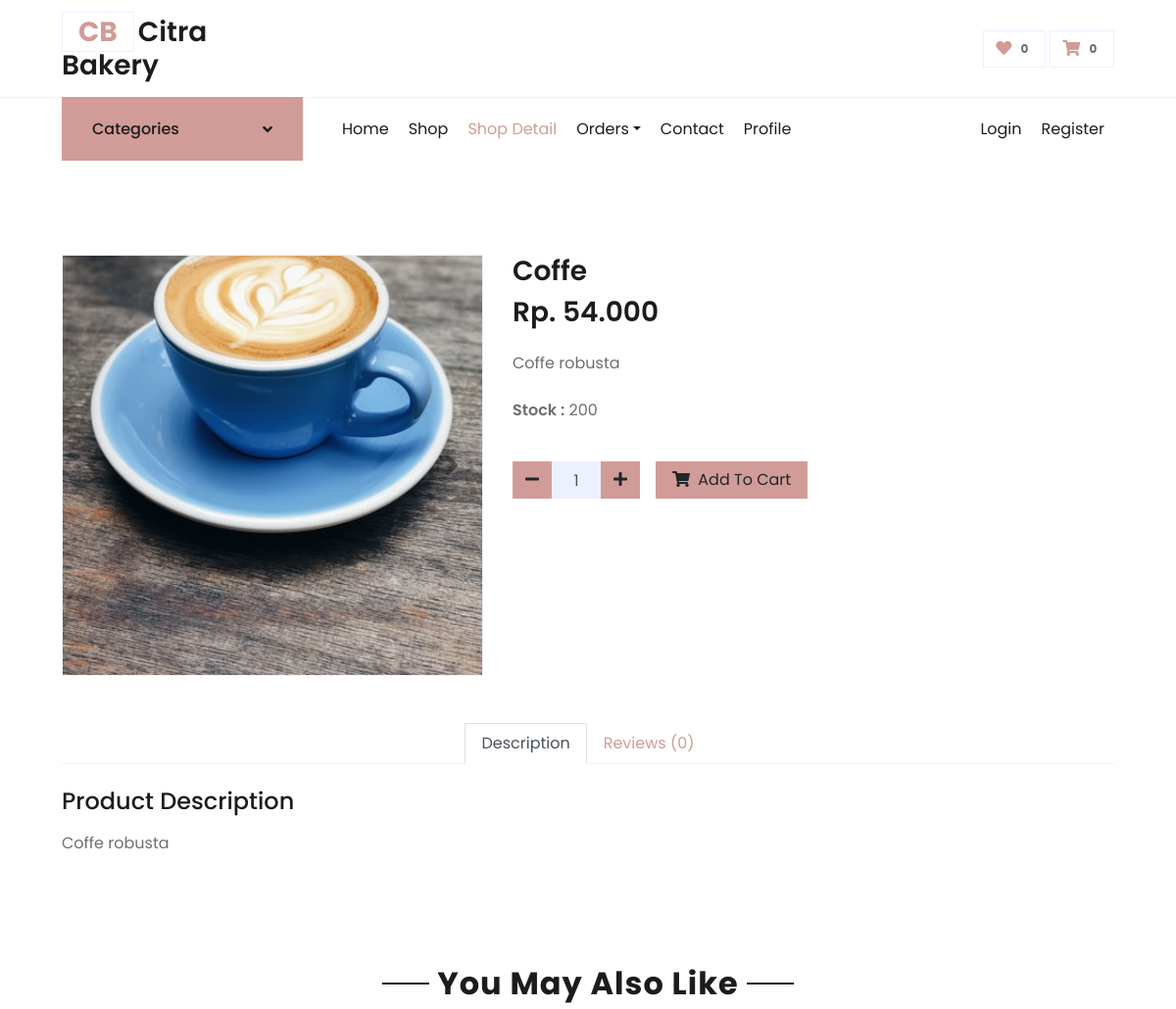
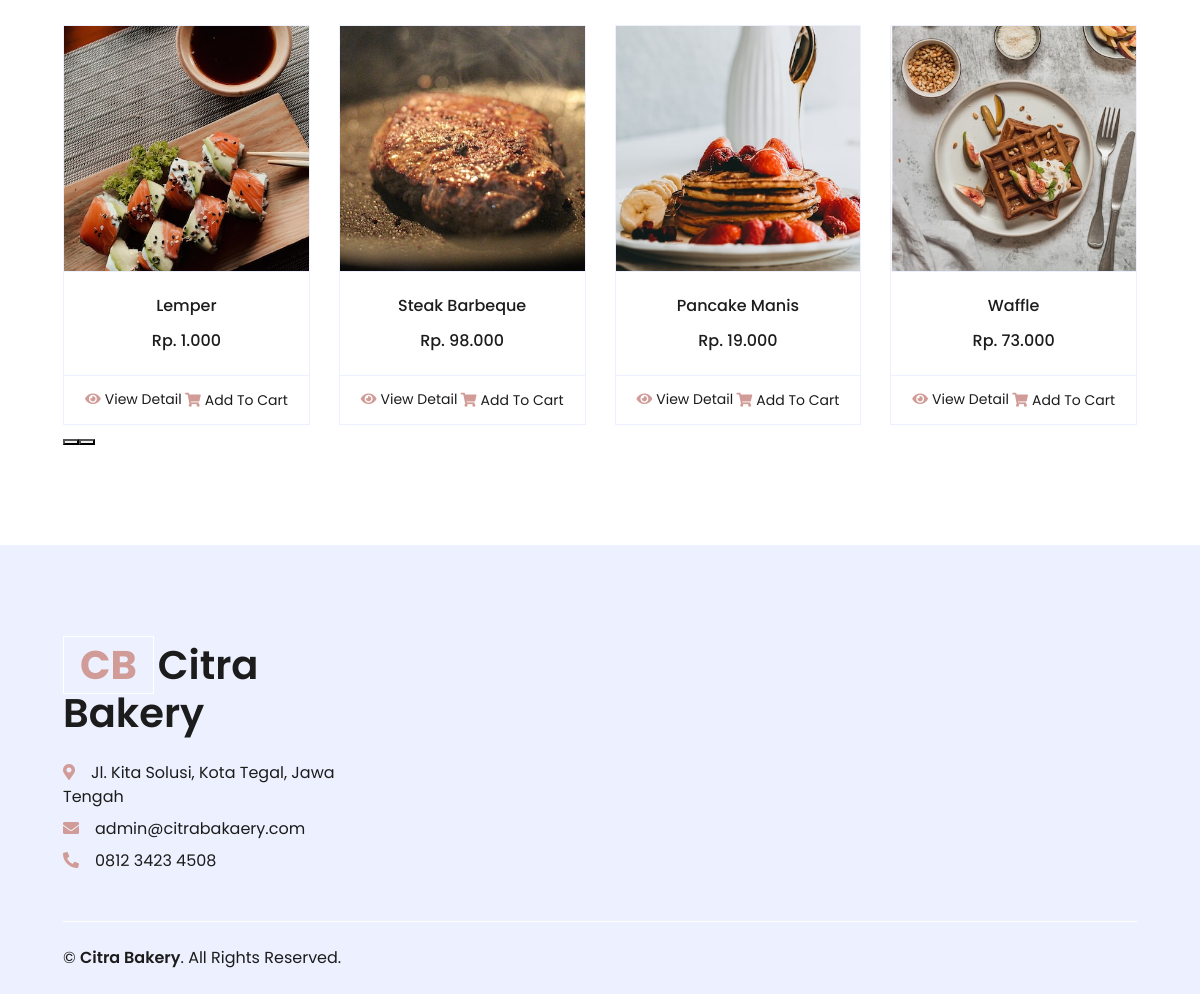
Page /detail/13 on the committed database (2 pictures, top to bottom).
### tables this page shows
CREATE TABLE `gambar` (
  `id` int(11) NOT NULL,
  `idMenu` int(11) NOT NULL,
  `gambar` text NOT NULL,
  `createdAt` timestamp NOT NULL DEFAULT current_timestamp(),
  `updatedAt` timestamp NULL DEFAULT NULL ON UPDATE current_timestamp()
);

CREATE TABLE `menu` (
  `id` int(11) NOT NULL,
  `kategori_id` int(11) NOT NULL,
  `nama_menu` varchar(100) NOT NULL,
  `deskripsi` text DEFAULT NULL,
  `harga` int(11) NOT NULL,
  `stok` int(7) NOT NULL DEFAULT 0,
  `createdAt` timestamp NOT NULL DEFAULT current_timestamp(),
  `updatedAt` timestamp NULL DEFAULT NULL ON UPDATE current_timestamp()
);

### application/controllers/Frontend.php (called while the page is built, shortened)
<?php
class Frontend extends CI_Controller
{
    public function __construct()
    {
        $this->load->model('M_Front', 'front');
    }
    public function detail($id)
    {
        $product = $this->front->getProduct([
            'menu.id' => $id
        ]);
        $gambar = $this->front->getGambar([
            'idMenu' => $id
        ]);
        $review = $this->front->getReview([
            'review.idMenu' => $id
        ]);
        $rating = $this->front->getRating([
            'idMenu' => $id
        ]);
        $rating = [
            'rating' => round($rating->rating, 1),
            'total' => $rating->total
        ];
        $data = [
            'title'    => 'Shop Detail | Citra Bakery',
            'page'     => 'frontend/detail',
            'kategori' => $this->front->getKategori(),
            'product'  => $product,
            'gambar'   => $gambar,
            'products' => $this->front->getProductRandom($id),
            'review'   => $review,
            'rating'   => $rating
        ];
        $this->load->view('frontend/index', $data);
    }
}

### index.php (called while the page is built, shortened)
<?php
require_once BASEPATH . 'core/CodeIgniter.php';

### application/models/M_Front.php (called while the page is built, shortened)
<?php
class M_Front extends CI_Model
{
	public function getKategori()
	{
		$this->db->order_by('kategori', 'asc');
		return $this->db->get('kategori')->result();
	}
	public function getProduct($where)
	{
		$this->db->where($where);
		return $this->db->get('menu')->row();
	}
	public function getGambar($where)
	{
		$this->db->where($where);
		$this->db->order_by('createdAt', 'desc');
		return $this->db->get('gambar')->result();
	}
	public function getProductRandom($id)
	{
		$this->db->where('id !=', $id);
		$this->db->order_by('nama_menu', 'RANDOM');
		return $this->db->get('menu', 5)->result();
	}
	public function getReview($where)
	{
		$this->db->select('review.*, user.name, user.image');
		$this->db->join('user', 'user.id = review.idUser', 'inner');
		$this->db->where($where);
		$this->db->order_by('review.createdAt', 'desc');
		return $this->db->get('review')->result();
	}
	public function getRating($where)
	{
		$this->db->select('AVG(rating) as rating, COUNT(id) as total');
		$this->db->where($where);
		return $this->db->get('review')->row();
	}
}

### application/helpers/menu_helper.php (called while the page is built, shortened)
<?php
function gambar($idMenu)
{
	$CI = &get_instance();
	$CI->db->where('idMenu', $idMenu);
	$CI->db->order_by('gambar', 'RANDOM');
	$data = $CI->db->get('gambar')->row();
	return $data->gambar;
}

### application/views/frontend/detail.php (the view, shortened to what this page needs)
<div class="container-fluid py-5">
	<div class="row px-xl-5">
		<div class="col-lg-5 pb-5">
			<div id="product-carousel" class="carousel slide" data-ride="carousel">
				<div class="carousel-inner border">
					<?php foreach ($gambar as $i => $g) : ?>
						<div class="carousel-item <?= ($i == 0) ? 'active' : ''; ?>">
							<img class="w-100 h-100" src="<?= base_url('upload/gambar/' . $g->gambar); ?>" alt="Image">
						</div>
					<?php endforeach; ?>
				</div>
				<a class="carousel-control-prev" href="#product-carousel" data-slide="prev">
					<i class="fa fa-2x fa-angle-left text-dark"></i>
				</a>
				<a class="carousel-control-next" href="#product-carousel" data-slide="next">
					<i class="fa fa-2x fa-angle-right text-dark"></i>
				</a>
			</div>
		</div>
		<div class="col-lg-7 pb-5">
			<h3 class="font-weight-semi-bold"><?= $product->nama_menu; ?></h3>
			<h3 class="font-weight-semi-bold mb-4"><?= 'Rp. ' . number_format($product->harga, 0, ',', '.'); ?></h3>
			<p class="mb-4">
				<?= $product->deskripsi; ?>
			</p>
			<p class="mb-4">
				<label class="font-weight-semi-bold">Stock : </label><?= ($product->stok > 0) ? ' ' . $product->stok : ' sold out'; ?>
			</p>
			<?php if ($product->stok > 0) : ?>
				<form action="<?= base_url('addToCart'); ?>" method="POST">
					<div class="d-flex align-items-center mb-4 pt-2">
						<div class="input-group mr-3" style="width: 130px;">
							<div class="input-group-btn">
								<button type="button" class="btn btn-primary" id="btn_minus">
									<i class="fa fa-minus"></i>
								</button>
							</div>
							<input type="text" class="form-control bg-secondary text-center" value="1" name="total" id="input_total">
							<div class="input-group-btn">
								<button type="button" class="btn btn-primary" id="btn_plus">
									<i class="fa fa-plus"></i>
								</button>
							</div>
						</div>
						<button type="submit" class="btn btn-primary px-3" id="add-to-cart"><i class="fa fa-shopping-cart mr-1"></i> Add To Cart</button>
					</div>
				</form>
			<?php endif; ?>
		</div>
	</div>
	<div class="row px-xl-5">
		<div class="col">
			<div class="nav nav-tabs justify-content-center border-secondary mb-4">
				<a class="nav-item nav-link active" data-toggle="tab" href="#tab-pane-1">Description</a>
				<a class="nav-item nav-link" data-toggle="tab" href="#tab-pane-3">Reviews (<?= $rating['total']; ?>)</a>
			</div>
			<div class="tab-content">
				<div class="tab-pane fade show active" id="tab-pane-1">
					<h4 class="mb-3">Product Description</h4>
					<p>
						<?= $product->deskripsi; ?>
					</p>
				</div>
			</div>
		</div>
	</div>
</div>
<div class="container-fluid py-5">
	<div class="text-center mb-4">
		<h2 class="section-title px-5"><span class="px-2">You May Also Like</span></h2>
	</div>
	<div class="row px-xl-5">
		<div class="col">
			<div class="owl-carousel related-carousel">
				<?php foreach ($products as $pro) : ?>
					<div class="card product-item border-0">
						<div class="card-header product-img position-relative overflow-hidden bg-transparent border p-0">
							<img class="img-fluid w-100" src="<?= base_url('upload/gambar/' . gambar($pro->id)); ?>" alt="<?= $pro->nama_menu; ?>">
						</div>
						<div class="card-body border-left border-right text-center p-0 pt-4 pb-3">
							<h6 class="text-truncate mb-3"><?= $pro->nama_menu; ?></h6>
							<div class="d-flex justify-content-center">
								<h6><?= 'Rp. ' . number_format($pro->harga, 0, ',', '.'); ?></h6>
							</div>
						</div>
						<div class="card-footer d-flex justify-content-between bg-light border">
							<a href="<?= base_url('detail/' . $pro->id); ?>" class="btn btn-sm text-dark p-0"><i class="fas fa-eye text-primary mr-1"></i>View Detail</a>
							<?php if ($pro->stok > 0) : ?>
								<form action="<?= base_url('addToCart'); ?>" method="POST">
									<button type="submit" class="btn btn-sm text-dark p-0"><i class="fas fa-shopping-cart text-primary mr-1"></i>Add To Cart</button>
								</form>
							<?php else : ?>
								<a href="javascript:void(0)" class="btn btn-sm text-muted p-0" data-toggle="tooltip" title="Sold Out"><i class="fas fa-shopping-cart text-muted mr-1"></i><del>Add To Cart</del></a>
							<?php endif; ?>
						</div>
					</div>
				<?php endforeach; ?>
			</div>
		</div>
	</div>
</div>

### rows in the picture
gambar: gambar (picture)
menu: nama_menu "Coffe", harga "54.000", deskripsi "Coffe robusta", stok "200"
menu: id.gambar (picture), nama_menu "Lemper", harga "1.000"
menu: id.gambar (picture), nama_menu "Steak Barbeque", harga "98.000"
menu: id.gambar (picture), nama_menu "Pancake Manis", harga "19.000"
menu: id.gambar (picture), nama_menu "Waffle", harga "73.000"

### other values in the picture
$rating['total'] "0"
